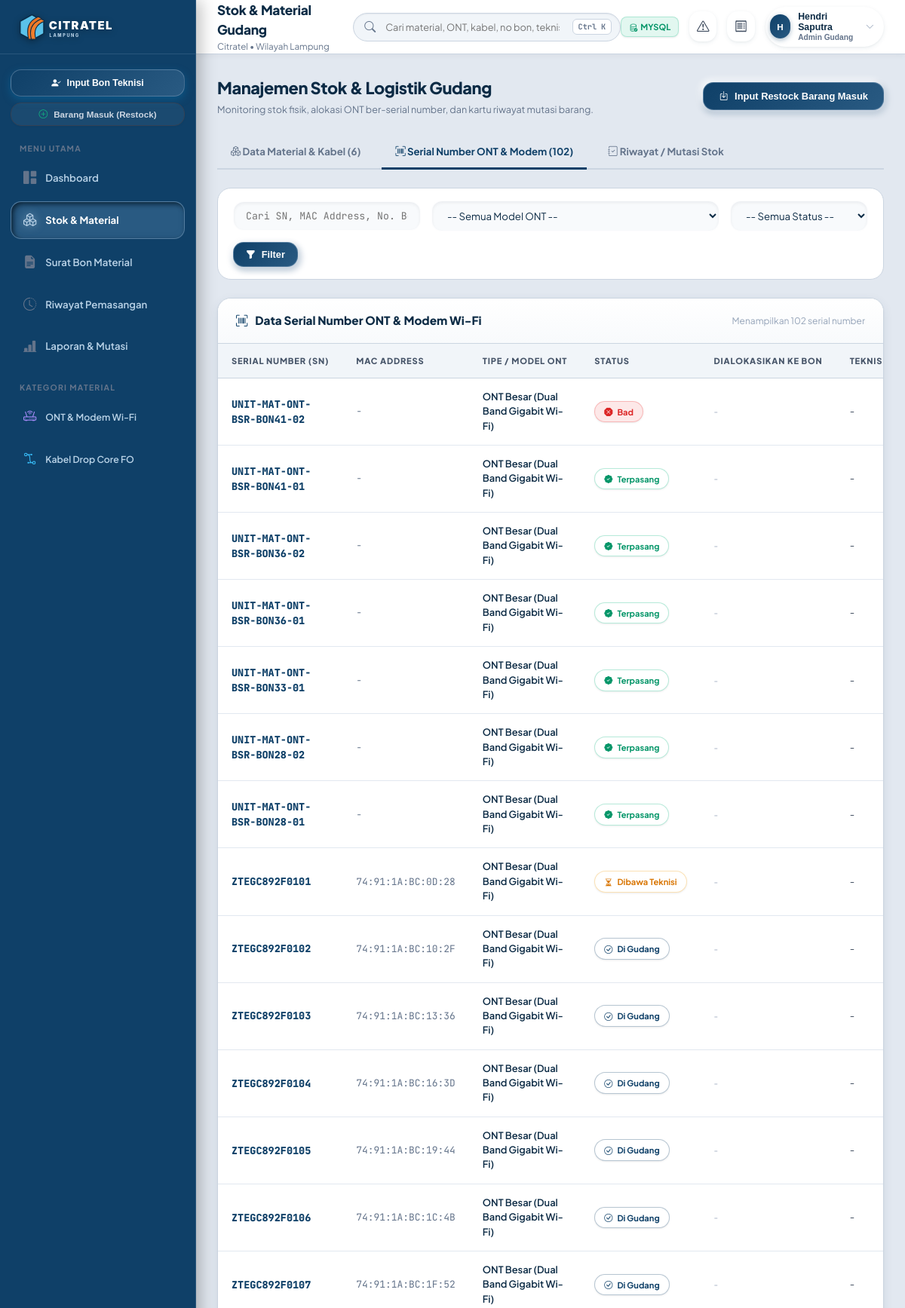
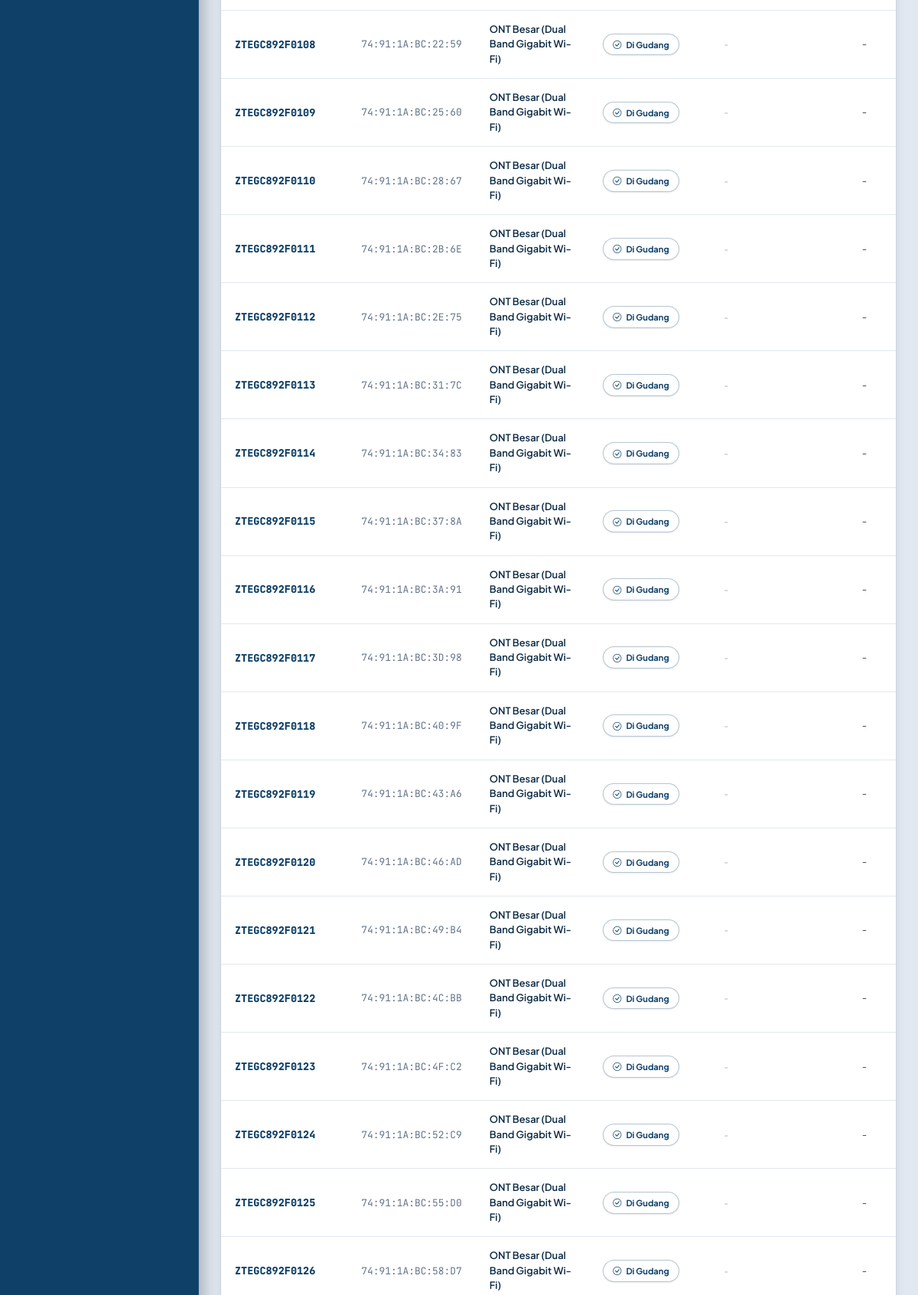
/stok.php?tab=serials (signed in, upper part), run on the app's committed database (2 pictures, top to bottom).
### tables this page shows
CREATE TABLE `users` (
  `id` int(11) NOT NULL,
  `username` varchar(50) NOT NULL,
  `password` varchar(255) NOT NULL,
  `nik` varchar(50) NOT NULL,
  `name` varchar(100) NOT NULL,
  `role` enum('admin_gudang','teknisi','manager') NOT NULL DEFAULT 'teknisi',
  `department` varchar(100) DEFAULT 'Teknis & Jaringan',
  `avatar` varchar(255) DEFAULT NULL,
  `status` enum('active','inactive') DEFAULT 'active',
  `created_at` datetime DEFAULT current_timestamp()
);

CREATE TABLE `material_serials` (
  `id` int(11) NOT NULL,
  `material_id` int(11) NOT NULL,
  `serial_number` varchar(100) NOT NULL,
  `mac_address` varchar(100) DEFAULT NULL,
  `status` varchar(30) DEFAULT 'available',
  `bon_id` int(11) DEFAULT NULL,
  `received_date` datetime DEFAULT current_timestamp(),
  `customer_name` varchar(150) DEFAULT NULL,
  `customer_id` varchar(100) DEFAULT NULL,
  `customer_address` text DEFAULT NULL,
  `installed_at` datetime DEFAULT NULL,
  `installed_notes` text DEFAULT NULL,
  `cable_used` varchar(100) DEFAULT NULL
);

CREATE TABLE `materials` (
  `id` int(11) NOT NULL,
  `category_id` int(11) DEFAULT NULL,
  `code` varchar(50) NOT NULL,
  `name` varchar(150) NOT NULL,
  `brand` varchar(100) DEFAULT NULL,
  `model_type` varchar(100) DEFAULT NULL,
  `cable_length` int(11) DEFAULT NULL COMMENT 'Panjang kabel dalam meter (150, 100, 75, 50)',
  `unit` varchar(20) NOT NULL DEFAULT 'Pcs',
  `stock_current` int(11) NOT NULL DEFAULT 0,
  `stock_min` int(11) NOT NULL DEFAULT 10,
  `location_rack` varchar(50) DEFAULT 'Rak A-1',
  `is_serialized` tinyint(1) DEFAULT 0 COMMENT '1 jika butuh Serial Number (ONT/Modem)',
  `specifications` text DEFAULT NULL,
  `image_url` varchar(255) DEFAULT NULL,
  `updated_at` datetime DEFAULT current_timestamp() ON UPDATE current_timestamp()
);

### stok.php (the view, shortened to what the rows shown need)
<?php
$pageTitle = "Stok & Material Gudang";
require_once __DIR__ . '/config/database.php';
require_once __DIR__ . '/includes/header.php';
$activeTab = $_GET['tab'] ?? 'materials';
$catFilter = $_GET['cat'] ?? '';
$stockStatusFilter = $_GET['filter'] ?? '';
$searchFilter = trim($_GET['search'] ?? '');
$highlightId = (int)($_GET['highlight'] ?? 0);
$matSql = "
    SELECT m.*, c.name as category_name, c.code as category_code,
           (SELECT COUNT(*) FROM material_serials ms WHERE ms.material_id = m.id AND ms.status = 'available') as available_serials_count
    FROM materials m
    LEFT JOIN categories c ON m.category_id = c.id
    WHERE 1=1
";
$matParams = [];
$matSql .= " ORDER BY m.category_id ASC, m.cable_length DESC, m.name ASC";
$stmtMat = $pdo->prepare($matSql);
$stmtMat->execute($matParams);
$materials = $stmtMat->fetchAll();
$categories = $pdo->query("SELECT * FROM categories ORDER BY id ASC")->fetchAll();
$serials = [];
if ($activeTab === 'serials') {
    $serSql = "
        SELECT ms.*, m.name as material_name, m.code as material_code, b.bon_number, u.name as technician_name
        FROM material_serials ms
        JOIN materials m ON ms.material_id = m.id
        LEFT JOIN bon_requests b ON ms.bon_id = b.id
        LEFT JOIN users u ON b.user_id = u.id
        WHERE 1=1
    ";
    $serParams = [];
    $serSql .= " ORDER BY ms.received_date DESC LIMIT 150";
    $stmtSer = $pdo->prepare($serSql);
    $stmtSer->execute($serParams);
    $serials = $stmtSer->fetchAll();
}
?>
<div class="main-wrapper">
  <?php require_once __DIR__ . '/includes/navbar.php'; ?>
  <main class="content-body">
    <?php if ($activeTab === 'materials'): ?>
      <div style="background-color: var(--bg-card); border: 1px solid var(--border-color); border-radius: var(--radius-lg); padding: 16px 20px; margin-bottom: 24px;">
        <form method="GET" action="stok.php" style="display: flex; gap: 14px; align-items: center; flex-wrap: wrap;">
          <input type="hidden" name="tab" value="materials">
          <div style="flex: 1; min-width: 220px;">
            <input type="text" name="search" class="form-control" placeholder="Cari nama material, tipe ONT, panjang kabel..." value="<?= htmlspecialchars($searchFilter) ?>">
          </div>
          <div style="width: 200px;">
            <select name="cat" class="form-select" onchange="this.form.submit()">
              <option value="">-- Semua Kategori --</option>
              <?php foreach ($categories as $cat): ?>
                <?php if ($cat['code'] === 'CAT-ACC') continue; ?>
                <option value="<?= $cat['code'] ?>" <?= ($catFilter === $cat['code']) ? 'selected' : '' ?>>
                  <?= htmlspecialchars($cat['name']) ?>
                </option>
              <?php endforeach; ?>
            </select>
          </div>
          <div style="width: 180px;">
            <select name="filter" class="form-select" onchange="this.form.submit()">
              <option value="">-- Status Stok --</option>
              <option value="kritis" <?= ($stockStatusFilter === 'kritis') ? 'selected' : '' ?>>⚠️ Stok Kritis (Menipis)</option>
              <option value="aman" <?= ($stockStatusFilter === 'aman') ? 'selected' : '' ?>>✅ Stok Aman</option>
            </select>
          </div>
          <button type="submit" class="btn-primary" style="padding: 8px 16px; font-size: 0.85rem;">
            <i class="bi bi-funnel-fill me-1"></i> Filter
          </button>
        </form>
      </div>
      <div class="table-card">
        <div class="table-card-header">
          <div class="table-card-title">
            <i class="bi bi-box-seam text-primary"></i> Daftar Material Gudang
          </div>
          <span style="font-size: 0.8rem; color: var(--text-dim);">Menampilkan <?= count($materials) ?> barang</span>
        </div>
        <div class="table-responsive mobile-cards-view">
          <table class="custom-table">
            <thead>
              <tr>
                <th>Kode</th>
                <th>Nama Material / Kabel</th>
                <th>Kategori</th>
                <th style="width: 220px;">Ketersediaan Stok Fisik</th>
                <th>Serial Number</th>
                <th style="text-align: right;">Aksi</th>
              </tr>
            </thead>
            <tbody>
              <?php if (empty($materials)): ?>
                <tr>
                  <td colspan="6" style="text-align: center; padding: 40px; color: var(--text-muted);">
                    Tidak ada material yang sesuai kriteria filter.
                  </td>
                </tr>
              <?php else: ?>
                <?php foreach ($materials as $m):
                  $isLow = ($m['stock_current'] <= $m['stock_min']);
                  $isHighlighted = ($m['id'] == $highlightId);
                ?>
                  <tr style="<?= $isHighlighted ? 'background-color: rgba(2, 132, 199, 0.08);' : '' ?>">
                    <td data-label="Kode">
                      <span class="font-mono" style="font-weight: 700; color: var(--primary);">
                        <?= htmlspecialchars($m['code']) ?>
                      </span>
                    </td>
                    <td data-label="Nama Material">
                      <div style="font-weight: 700; color: var(--text-main); font-size: 0.9rem;">
                        <?= htmlspecialchars($m['name']) ?>
                      </div>
                      <small style="color: var(--text-dim);"><?= htmlspecialchars($m['brand'] ?: '-') ?> &bull; <?= htmlspecialchars($m['model_type'] ?: '-') ?></small>
                    </td>
                    <td data-label="Kategori">
                      <?php if ($m['category_code'] === 'CAT-ONT'): ?>
                        <span class="badge badge-ont"><i class="bi bi-router me-1"></i> ONT & Router</span>
                      <?php elseif ($m['category_code'] === 'CAT-KBL'): ?>
                        <span class="badge badge-cable"><i class="bi bi-bezier2 me-1"></i> Kabel <?= $m['cable_length'] ?>M</span>
                      <?php endif; ?>
                    </td>
                    <td data-label="Stok Fisik">
                      <div style="display: flex; justify-content: space-between; align-items: center; margin-bottom: 4px; width: 100%;">
                        <span style="font-size: 0.95rem; font-weight: 800; font-family: var(--font-mono); color: <?= $isLow ? 'var(--danger)' : 'var(--text-main)' ?>;">
                          <?= $m['stock_current'] ?> <span style="font-size: 0.75rem; font-weight: 600; color: var(--text-muted);"><?= $m['unit'] ?></span>
                        </span>
                        <?php if ($isLow): ?>
                          <span class="badge" style="background: var(--danger-bg); color: var(--danger); font-size: 0.68rem;">Menipis (Min: <?= $m['stock_min'] ?>)</span>
                        <?php else: ?>
                          <span class="badge" style="background: var(--success-bg); color: var(--success); font-size: 0.68rem;">Aman (Min: <?= $m['stock_min'] ?>)</span>
                        <?php endif; ?>
                      </div>
                      <div style="background-color: #f1f5f9; height: 6px; border-radius: var(--radius-full); overflow: hidden; width: 100%;">
                        <div style="background: <?= $isLow ? 'var(--danger)' : 'var(--primary)' ?>; height: 100%; width: <?= min(100, round(($m['stock_current'] / max(1, $m['stock_min'] * 3)) * 100)) ?>%;"></div>
                      </div>
                    </td>
                    <td data-label="Serial Number">
                      <?php if ($m['is_serialized'] == 1): ?>
                        <a href="stok.php?tab=serials&material_id=<?= $m['id'] ?>" class="badge" style="background: rgba(139, 92, 246, 0.1); color: var(--ont-color); border: 1px solid rgba(139, 92, 246, 0.25); text-decoration: none; display: inline-flex; align-items: center; gap: 4px; padding: 5px 10px;" title="Klik untuk lihat daftar serial number <?= htmlspecialchars($m['name']) ?>">
                          <i class="bi bi-upc me-1"></i> <strong><?= $m['available_serials_count'] ?></strong> SN Tersedia &rarr;
                        </a>
                      <?php else: ?>
                        <span style="color: var(--text-dim); font-size: 0.75rem;">-</span>
                      <?php endif; ?>
                    </td>
                    <td data-label="Aksi" style="text-align: right;">
                      <div class="btn-action-group" style="justify-content: flex-end; width: 100%;">
                        <?php if ($isAdmin): ?>
                          <button type="button" class="btn-icon-action" onclick="openRestockModal(<?= $m['id'] ?>)" title="Restock / Tambah Stok Masuk" style="color: var(--success);">
                            <i class="bi bi-plus-circle"></i>
                          </button>
                          <button type="button" class="btn-icon-action" onclick="openModalBon(<?= $m['id'] ?>)" title="Input Bon untuk Material Ini" style="color: var(--primary);">
                            <i class="bi bi-receipt"></i>
                          </button>
                        <?php endif; ?>
                      </div>
                    </td>
                  </tr>
                <?php endforeach; ?>
              <?php endif; ?>
            </tbody>
          </table>
        </div>
      </div>
    <?php elseif ($activeTab === 'serials'): ?>
      <div class="table-card">
        <div class="table-responsive mobile-cards-view">
          <table class="custom-table">
            <thead>
              <tr>
                <th>Serial Number (SN)</th>
                <th>MAC Address</th>
                <th>Tipe / Model ONT</th>
                <th>Status</th>
                <th>Dialokasikan ke Bon</th>
                <th>Teknisi Pembawa</th>
              </tr>
            </thead>
            <tbody>
              <?php if (empty($serials)): ?>
                <tr>
                  <td colspan="7" style="text-align: center; padding: 40px; color: var(--text-muted);">
                    Tidak ada serial number yang cocok.
                  </td>
                </tr>
              <?php else: ?>
                <?php foreach ($serials as $s): ?>
                  <tr>
                    <td data-label="Serial Number (SN)">
                      <span class="font-mono" style="font-weight: 800; color: var(--primary); font-size: 0.9rem;">
                        <?= htmlspecialchars($s['serial_number']) ?>
                      </span>
                    </td>
                    <td data-label="MAC Address">
                      <span class="font-mono" style="color: var(--text-muted);">
                        <?= htmlspecialchars($s['mac_address'] ?: '-') ?>
                      </span>
                    </td>
                    <td data-label="Model ONT" style="font-weight: 600; color: var(--text-main);">
                      <?= htmlspecialchars($s['material_name']) ?>
                    </td>
                    <td data-label="Status">
                      <?php if ($s['status'] === 'available'): ?>
                        <span class="status-pill status-approved"><i class="bi bi-check-circle"></i> Di Gudang</span>
                      <?php elseif ($s['status'] === 'allocated'): ?>
                        <span class="status-pill status-pending"><i class="bi bi-hourglass-split"></i> Dibawa Teknisi</span>
                      <?php elseif ($s['status'] === 'installed'): ?>
                        <span class="status-pill status-completed"><i class="bi bi-patch-check-fill"></i> Terpasang</span>
                      <?php elseif ($s['status'] === 'bad'): ?>
                        <span class="status-pill" style="background: rgba(239, 68, 68, 0.12); color: #dc2626; border: 1px solid rgba(239, 68, 68, 0.3); font-weight: 700;"><i class="bi bi-x-octagon-fill"></i> Bad</span>
                      <?php elseif ($s['status'] === 'change'): ?>
                        <span class="status-pill" style="background: rgba(245, 158, 11, 0.12); color: #d97706; border: 1px solid rgba(245, 158, 11, 0.3); font-weight: 700;"><i class="bi bi-arrow-repeat"></i> Change</span>
                      <?php else: ?>
                        <span class="status-pill status-rejected"><i class="bi bi-question-circle"></i> <?= htmlspecialchars(ucfirst($s['status'])) ?></span>
                      <?php endif; ?>
                    </td>
                    <td data-label="Surat Bon">
                      <?php if ($s['bon_number']): ?>
                        <a href="bon.php?id=<?= $s['bon_id'] ?>" style="font-family: var(--font-mono); font-weight: 700; color: var(--primary);">
                          <?= htmlspecialchars($s['bon_number']) ?>
                        </a>
                      <?php else: ?>
                        <span style="color: var(--text-dim); font-size: 0.75rem;">-</span>
                      <?php endif; ?>
                    </td>
                    <td data-label="Teknisi">
                      <?= htmlspecialchars($s['technician_name'] ?: '-') ?>
                    </td>
                  </tr>
                <?php endforeach; ?>
              <?php endif; ?>
            </tbody>
          </table>
        </div>
      </div>
    <?php endif; ?>
  </main>
</div>
<?php require_once __DIR__ . '/includes/footer.php'; ?>

### includes/navbar.php (shortened to what the rows shown need)
<?php
$isTeknisi = (($currentUser['role'] ?? '') === 'teknisi');
?>
<header class="topbar">
  <div class="topbar-left">
    <div class="topbar-breadcrumb">
      <h1 class="topbar-title"><?= htmlspecialchars($pageTitle ?? ($isTeknisi ? 'Tugas & Bon Saya' : 'Dashboard Gudang')) ?></h1>
    </div>
  </div>
  <div class="global-search-wrapper">
    <div class="global-search-input-group">
      <input
        type="text"
        class="global-search-input"
        id="globalSearchInput"
        placeholder="<?= $isTeknisi ? 'Cari nomor bon atau pelanggan saya...' : 'Cari material, ONT, kabel, no bon, teknisi...' ?>"
        autocomplete="off"
      >
      <span class="search-shortcut-badge">Ctrl K</span>
    </div>
  </div>
  <div class="topbar-actions">
    <div class="topbar-user-dropdown">
      <button type="button" class="topbar-user-btn" id="userProfileTrigger">
        <div class="avatar"><?= strtoupper(substr($currentUser['name'] ?? 'U', 0, 1)) ?></div>
        <div style="text-align: left; line-height: 1.2;">
          <div class="name"><?= htmlspecialchars($currentUser['name'] ?? 'Pengguna') ?></div>
          <div style="font-size: 0.68rem; color: var(--text-muted); font-weight: 600;">
            <?= (($currentUser['role'] ?? '') === 'admin_gudang') ? 'Admin Gudang' : 'Teknisi' ?>
          </div>
        </div>
        <i class="bi bi-chevron-down" style="font-size: 0.75rem; color: var(--text-dim); margin-left: 4px;"></i>
      </button>
    </div>
  </div>
</header>

### data on the page
users: name "H", name "Hendri Saputra"
material_serials: serial_number "UNIT-MAT-ONT-BSR-BON41-02", mac_address "-", material.name "ONT Besar (Dual Band Gigabit Wi-Fi)", status "bad" (drawn), technician_name "-"
material_serials: serial_number "UNIT-MAT-ONT-BSR-BON41-01", mac_address "-", material.name "ONT Besar (Dual Band Gigabit Wi-Fi)", status "installed" (drawn), technician_name "-"
material_serials: serial_number "UNIT-MAT-ONT-BSR-BON36-02", mac_address "-", material.name "ONT Besar (Dual Band Gigabit Wi-Fi)", status "installed" (drawn), technician_name "-"
material_serials: serial_number "UNIT-MAT-ONT-BSR-BON36-01", mac_address "-", material.name "ONT Besar (Dual Band Gigabit Wi-Fi)", status "installed" (drawn), technician_name "-"
material_serials: serial_number "UNIT-MAT-ONT-BSR-BON33-01", mac_address "-", material.name "ONT Besar (Dual Band Gigabit Wi-Fi)", status "installed" (drawn), technician_name "-"
material_serials: serial_number "UNIT-MAT-ONT-BSR-BON28-02", mac_address "-", material.name "ONT Besar (Dual Band Gigabit Wi-Fi)", status "installed" (drawn), technician_name "-"
material_serials: serial_number "UNIT-MAT-ONT-BSR-BON28-01", mac_address "-", material.name "ONT Besar (Dual Band Gigabit Wi-Fi)", status "installed" (drawn), technician_name "-"
material_serials: serial_number "ZTEGC892F0101", mac_address "74:91:1A:BC:0D:28", material.name "ONT Besar (Dual Band Gigabit Wi-Fi)", status "allocated" (drawn), technician_name "-"
material_serials: serial_number "ZTEGC892F0102", mac_address "74:91:1A:BC:10:2F", material.name "ONT Besar (Dual Band Gigabit Wi-Fi)", status "available" (drawn), technician_name "-"
material_serials: serial_number "ZTEGC892F0103", mac_address "74:91:1A:BC:13:36", material.name "ONT Besar (Dual Band Gigabit Wi-Fi)", status "available" (drawn), technician_name "-"
material_serials: serial_number "ZTEGC892F0104", mac_address "74:91:1A:BC:16:3D", material.name "ONT Besar (Dual Band Gigabit Wi-Fi)", status "available" (drawn), technician_name "-"
material_serials: serial_number "ZTEGC892F0105", mac_address "74:91:1A:BC:19:44", material.name "ONT Besar (Dual Band Gigabit Wi-Fi)", status "available" (drawn), technician_name "-"
material_serials: serial_number "ZTEGC892F0106", mac_address "74:91:1A:BC:1C:4B", material.name "ONT Besar (Dual Band Gigabit Wi-Fi)", status "available" (drawn), technician_name "-"
material_serials: serial_number "ZTEGC892F0107", mac_address "74:91:1A:BC:1F:52", material.name "ONT Besar (Dual Band Gigabit Wi-Fi)", status "available" (drawn), technician_name "-"
material_serials: serial_number "ZTEGC892F0108", mac_address "74:91:1A:BC:22:59", material.name "ONT Besar (Dual Band Gigabit Wi-Fi)", status "available" (drawn), technician_name "-"
material_serials: serial_number "ZTEGC892F0109", mac_address "74:91:1A:BC:25:60", material.name "ONT Besar (Dual Band Gigabit Wi-Fi)", status "available" (drawn), technician_name "-"
material_serials: serial_number "ZTEGC892F0110", mac_address "74:91:1A:BC:28:67", material.name "ONT Besar (Dual Band Gigabit Wi-Fi)", status "available" (drawn), technician_name "-"
material_serials: serial_number "ZTEGC892F0111", mac_address "74:91:1A:BC:2B:6E", material.name "ONT Besar (Dual Band Gigabit Wi-Fi)", status "available" (drawn), technician_name "-"
material_serials: serial_number "ZTEGC892F0112", mac_address "74:91:1A:BC:2E:75", material.name "ONT Besar (Dual Band Gigabit Wi-Fi)", status "available" (drawn), technician_name "-"
material_serials: serial_number "ZTEGC892F0113", mac_address "74:91:1A:BC:31:7C", material.name "ONT Besar (Dual Band Gigabit Wi-Fi)", status "available" (drawn), technician_name "-"
material_serials: serial_number "ZTEGC892F0114", mac_address "74:91:1A:BC:34:83", material.name "ONT Besar (Dual Band Gigabit Wi-Fi)", status "available" (drawn), technician_name "-"
material_serials: serial_number "ZTEGC892F0115", mac_address "74:91:1A:BC:37:8A", material.name "ONT Besar (Dual Band Gigabit Wi-Fi)", status "available" (drawn), technician_name "-"
material_serials: serial_number "ZTEGC892F0116", mac_address "74:91:1A:BC:3A:91", material.name "ONT Besar (Dual Band Gigabit Wi-Fi)", status "available" (drawn), technician_name "-"
material_serials: serial_number "ZTEGC892F0117", mac_address "74:91:1A:BC:3D:98", material.name "ONT Besar (Dual Band Gigabit Wi-Fi)", status "available" (drawn), technician_name "-"
material_serials: serial_number "ZTEGC892F0118", mac_address "74:91:1A:BC:40:9F", material.name "ONT Besar (Dual Band Gigabit Wi-Fi)", status "available" (drawn), technician_name "-"
material_serials: serial_number "ZTEGC892F0119", mac_address "74:91:1A:BC:43:A6", material.name "ONT Besar (Dual Band Gigabit Wi-Fi)", status "available" (drawn), technician_name "-"
material_serials: serial_number "ZTEGC892F0120", mac_address "74:91:1A:BC:46:AD", material.name "ONT Besar (Dual Band Gigabit Wi-Fi)", status "available" (drawn), technician_name "-"
material_serials: serial_number "ZTEGC892F0121", mac_address "74:91:1A:BC:49:B4", material.name "ONT Besar (Dual Band Gigabit Wi-Fi)", status "available" (drawn), technician_name "-"
material_serials: serial_number "ZTEGC892F0122", mac_address "74:91:1A:BC:4C:BB", material.name "ONT Besar (Dual Band Gigabit Wi-Fi)", status "available" (drawn), technician_name "-"
material_serials: serial_number "ZTEGC892F0123", mac_address "74:91:1A:BC:4F:C2", material.name "ONT Besar (Dual Band Gigabit Wi-Fi)", status "available" (drawn), technician_name "-"
material_serials: serial_number "ZTEGC892F0124", mac_address "74:91:1A:BC:52:C9", material.name "ONT Besar (Dual Band Gigabit Wi-Fi)", status "available" (drawn), technician_name "-"
material_serials: serial_number "ZTEGC892F0125", mac_address "74:91:1A:BC:55:D0", material.name "ONT Besar (Dual Band Gigabit Wi-Fi)", status "available" (drawn), technician_name "-"
material_serials: serial_number "ZTEGC892F0126", mac_address "74:91:1A:BC:58:D7", material.name "ONT Besar (Dual Band Gigabit Wi-Fi)", status "available" (drawn), technician_name "-"

### other printed values
$pageTitle "Stok & Material Gudang"
$active_driver "MYSQL"
count($materials) "6"
$totalSerialsCount "102"
count($serials) "102"
